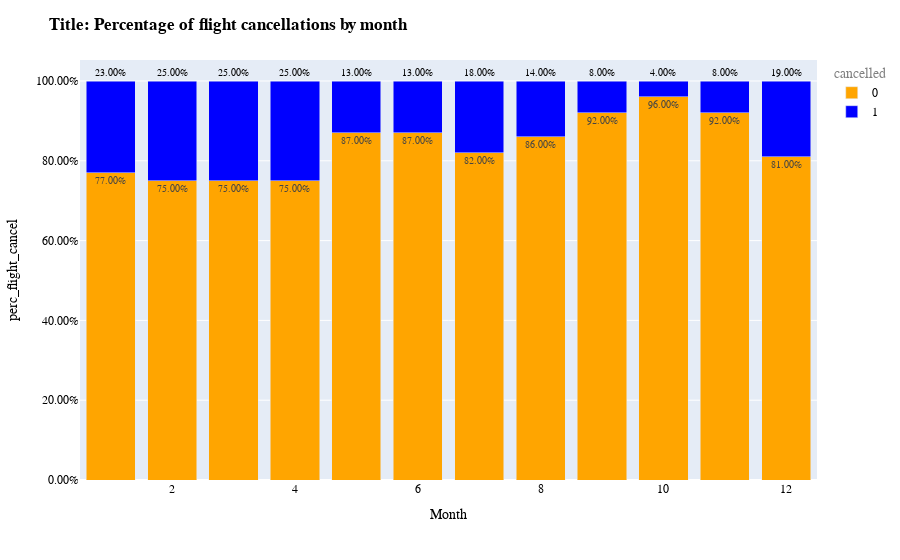

The notebook cell this image was saved under:
### Markdown cell above
> Graph below shows a cancelled vs not cancelled flights over the 12 months. 
* Highest percentage of cancelled flights are in months, 1,2,3,4, and 12

### Code cell
(
    df_cancel_monthly
    .plot.bar(x= "month", y= "perc_flight_cancel", 
            color = "cancelled", 
            color_discrete_map={0: 'orange',1: 'blue'},
            #color_discrete_sequence=['orange', 'blue'],
            barmode= "stack", text_auto= True ) 
    #.update_layout(yaxis_tickformat = '%')
     .update_traces(textposition='outside',textfont_size =10)  
     .update_yaxes(tickformat = ".2%")
     .update_layout(            
            title = "<b> Title: Percentage of flight cancellations by month </b>",
            xaxis_title = "Month",                       
            font_family="Courier New",
            font_color="black",
            font_size = 12,
            title_font_family="Times New Roman",
            title_font_color="black",        
            legend_title_font_color= "grey"
            )                       
)

### Figure 1 — Plotly figure (JSON) as saved in the notebook; plotly's stock layout.template omitted (floating-point values rounded to 4 significant figures)
{"data": [{"alignmentgroup": "True", "hovertemplate": "cancelled=0<br>month=%{x}<br>perc_flight_cancel=%{y}<extra></extra>", "legendgroup": "0", "marker": {"color": "orange", "pattern": {"shape": ""}}, "name": "0", "offsetgroup": "0", "orientation": "v", "showlegend": true, "textfont": {"size": 10}, "textposition": "outside", "texttemplate": "%{y}", "type": "bar", "x": [1, 2, 3, 4, 5, 6, 7, 8, 9, 10, 11, 12], "xaxis": "x", "y": [0.77, 0.75, 0.75, 0.75, 0.87, 0.87, 0.82, 0.86, 0.92, 0.96, 0.92, 0.81], "yaxis": "y"}, {"alignmentgroup": "True", "hovertemplate": "cancelled=1<br>month=%{x}<br>perc_flight_cancel=%{y}<extra></extra>", "legendgroup": "1", "marker": {"color": "blue", "pattern": {"shape": ""}}, "name": "1", "offsetgroup": "1", "orientation": "v", "showlegend": true, "textfont": {"size": 10}, "textposition": "outside", "texttemplate": "%{y}", "type": "bar", "x": [1, 2, 3, 4, 5, 6, 7, 8, 9, 10, 11, 12], "xaxis": "x", "y": [0.23, 0.25, 0.25, 0.25, 0.13, 0.13, 0.18, 0.14, 0.08, 0.04, 0.08, 0.19], "yaxis": "y"}], "layout": {"barmode": "stack", "font": {"color": "black", "family": "Courier New", "size": 12}, "legend": {"title": {"font": {"color": "grey"}, "text": "cancelled"}, "tracegroupgap": 0}, "margin": {"t": 60}, "title": {"font": {"color": "black", "family": "Times New Roman"}, "text": "<b> Title: Percentage of flight cancellations by month </b>"}, "xaxis": {"anchor": "y", "domain": [0, 1], "title": {"text": "Month"}}, "yaxis": {"anchor": "x", "domain": [0, 1], "tickformat": ".2%", "title": {"text": "perc_flight_cancel"}}}}
